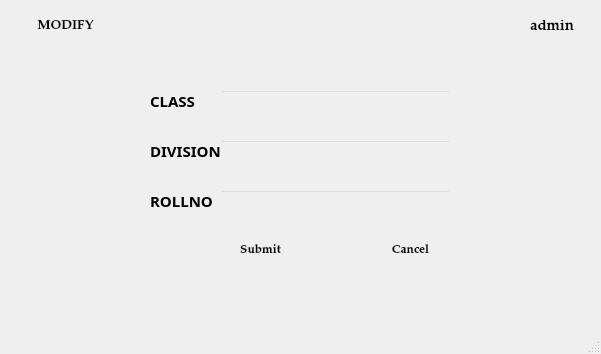
<?xml version="1.0" encoding="UTF-8"?>
<ui version="4.0">
 <class>modify_3</class>
 <widget class="QMainWindow" name="modify_3">
  <property name="geometry">
   <rect>
    <x>0</x>
    <y>0</y>
    <width>601</width>
    <height>354</height>
   </rect>
  </property>
  <property name="windowTitle">
   <string>MainWindow</string>
  </property>
  <widget class="QWidget" name="centralwidget">
   <widget class="QLabel" name="invalid">
    <property name="geometry">
     <rect>
      <x>150</x>
      <y>350</y>
      <width>251</width>
      <height>31</height>
     </rect>
    </property>
    <property name="font">
     <font>
      <family>MS Sans Serif</family>
     </font>
    </property>
    <property name="styleSheet">
     <string notr="true">color: rgb(255, 3, 3);</string>
    </property>
    <property name="text">
     <string/>
    </property>
   </widget>
   <widget class="QLabel" name="label">
    <property name="enabled">
     <bool>true</bool>
    </property>
    <property name="geometry">
     <rect>
      <x>0</x>
      <y>-20</y>
      <width>751</width>
      <height>541</height>
     </rect>
    </property>
    <property name="frameShadow">
     <enum>QFrame::Plain</enum>
    </property>
    <property name="text">
     <string/>
    </property>
    <property name="pixmap">
     <pixmap resource="pic.qrc">:/newPrefix/ttt.jpg</pixmap>
    </property>
   </widget>
   <widget class="QPushButton" name="add">
    <property name="geometry">
     <rect>
      <x>10</x>
      <y>10</y>
      <width>111</width>
      <height>31</height>
     </rect>
    </property>
    <property name="font">
     <font>
      <family>Palatino Linotype</family>
      <pointsize>10</pointsize>
      <weight>75</weight>
      <bold>true</bold>
     </font>
    </property>
    <property name="acceptDrops">
     <bool>false</bool>
    </property>
    <property name="styleSheet">
     <string notr="true">background-color: rgb(255, 255, 255);</string>
    </property>
    <property name="text">
     <string>MODIFY</string>
    </property>
    <property name="checkable">
     <bool>false</bool>
    </property>
    <property name="default">
     <bool>true</bool>
    </property>
    <property name="flat">
     <bool>true</bool>
    </property>
   </widget>
   <widget class="QLabel" name="label_2">
    <property name="geometry">
     <rect>
      <x>500</x>
      <y>10</y>
      <width>31</width>
      <height>31</height>
     </rect>
    </property>
    <property name="text">
     <string/>
    </property>
    <property name="pixmap">
     <pixmap resource="pic.qrc">:/newPrefix/icon.png</pixmap>
    </property>
   </widget>
   <widget class="QLabel" name="label_3">
    <property name="geometry">
     <rect>
      <x>530</x>
      <y>20</y>
      <width>47</width>
      <height>13</height>
     </rect>
    </property>
    <property name="font">
     <font>
      <family>Palatino Linotype</family>
      <pointsize>11</pointsize>
      <weight>75</weight>
      <bold>true</bold>
     </font>
    </property>
    <property name="text">
     <string>admin</string>
    </property>
   </widget>
   <widget class="QLabel" name="label_12">
    <property name="geometry">
     <rect>
      <x>150</x>
      <y>140</y>
      <width>81</width>
      <height>21</height>
     </rect>
    </property>
    <property name="font">
     <font>
      <family>Myriad Pro Light</family>
      <pointsize>11</pointsize>
      <weight>75</weight>
      <bold>true</bold>
     </font>
    </property>
    <property name="text">
     <string>DIVISION </string>
    </property>
   </widget>
   <widget class="QLabel" name="label_13">
    <property name="geometry">
     <rect>
      <x>150</x>
      <y>90</y>
      <width>81</width>
      <height>21</height>
     </rect>
    </property>
    <property name="font">
     <font>
      <family>Myriad Pro Light</family>
      <pointsize>11</pointsize>
      <weight>75</weight>
      <bold>true</bold>
     </font>
    </property>
    <property name="text">
     <string>CLASS       </string>
    </property>
   </widget>
   <widget class="QLabel" name="label_14">
    <property name="geometry">
     <rect>
      <x>150</x>
      <y>190</y>
      <width>81</width>
      <height>21</height>
     </rect>
    </property>
    <property name="font">
     <font>
      <family>Myriad Pro Light</family>
      <pointsize>11</pointsize>
      <weight>75</weight>
      <bold>true</bold>
     </font>
    </property>
    <property name="text">
     <string>ROLLNO  </string>
    </property>
   </widget>
   <widget class="QLineEdit" name="division">
    <property name="geometry">
     <rect>
      <x>220</x>
      <y>140</y>
      <width>231</width>
      <height>21</height>
     </rect>
    </property>
    <property name="styleSheet">
     <string notr="true">background:transparent</string>
    </property>
   </widget>
   <widget class="QLineEdit" name="class_2">
    <property name="geometry">
     <rect>
      <x>220</x>
      <y>90</y>
      <width>231</width>
      <height>21</height>
     </rect>
    </property>
    <property name="styleSheet">
     <string notr="true">background:transparent</string>
    </property>
   </widget>
   <widget class="QLineEdit" name="roll">
    <property name="geometry">
     <rect>
      <x>220</x>
      <y>190</y>
      <width>231</width>
      <height>21</height>
     </rect>
    </property>
    <property name="styleSheet">
     <string notr="true">background:transparent</string>
    </property>
   </widget>
   <widget class="QLabel" name="invalid_2">
    <property name="geometry">
     <rect>
      <x>240</x>
      <y>280</y>
      <width>151</width>
      <height>16</height>
     </rect>
    </property>
    <property name="font">
     <font>
      <family>MS Sans Serif</family>
      <pointsize>10</pointsize>
      <weight>75</weight>
      <bold>true</bold>
     </font>
    </property>
    <property name="styleSheet">
     <string notr="true">color:rgb(238, 0, 0)</string>
    </property>
    <property name="text">
     <string/>
    </property>
   </widget>
   <widget class="QPushButton" name="cancel">
    <property name="geometry">
     <rect>
      <x>370</x>
      <y>240</y>
      <width>81</width>
      <height>21</height>
     </rect>
    </property>
    <property name="font">
     <font>
      <family>Palatino Linotype</family>
      <pointsize>9</pointsize>
      <weight>75</weight>
      <bold>true</bold>
     </font>
    </property>
    <property name="acceptDrops">
     <bool>false</bool>
    </property>
    <property name="styleSheet">
     <string notr="true">background-color: rgb(255, 255, 255);</string>
    </property>
    <property name="text">
     <string>Cancel</string>
    </property>
    <property name="checkable">
     <bool>false</bool>
    </property>
    <property name="default">
     <bool>true</bool>
    </property>
    <property name="flat">
     <bool>true</bool>
    </property>
   </widget>
   <widget class="QPushButton" name="submit">
    <property name="geometry">
     <rect>
      <x>220</x>
      <y>240</y>
      <width>81</width>
      <height>21</height>
     </rect>
    </property>
    <property name="font">
     <font>
      <family>Palatino Linotype</family>
      <pointsize>9</pointsize>
      <weight>75</weight>
      <bold>true</bold>
     </font>
    </property>
    <property name="acceptDrops">
     <bool>false</bool>
    </property>
    <property name="styleSheet">
     <string notr="true">background-color: rgb(255, 255, 255);</string>
    </property>
    <property name="text">
     <string>Submit</string>
    </property>
    <property name="checkable">
     <bool>false</bool>
    </property>
    <property name="default">
     <bool>true</bool>
    </property>
    <property name="flat">
     <bool>true</bool>
    </property>
   </widget>
   <widget class="QLabel" name="invalid_3">
    <property name="geometry">
     <rect>
      <x>220</x>
      <y>210</y>
      <width>231</width>
      <height>31</height>
     </rect>
    </property>
    <property name="font">
     <font>
      <family>MS Shell Dlg 2</family>
      <pointsize>10</pointsize>
      <weight>50</weight>
      <bold>false</bold>
     </font>
    </property>
    <property name="styleSheet">
     <string notr="true">color:rgb(238, 0, 0)
</string>
    </property>
    <property name="text">
     <string/>
    </property>
    <property name="alignment">
     <set>Qt::AlignLeading|Qt::AlignLeft|Qt::AlignTop</set>
    </property>
   </widget>
  </widget>
  <widget class="QMenuBar" name="menubar">
   <property name="geometry">
    <rect>
     <x>0</x>
     <y>0</y>
     <width>601</width>
     <height>21</height>
    </rect>
   </property>
  </widget>
  <widget class="QStatusBar" name="statusbar"/>
 </widget>
 <tabstops>
  <tabstop>class_2</tabstop>
  <tabstop>division</tabstop>
  <tabstop>roll</tabstop>
  <tabstop>submit</tabstop>
  <tabstop>cancel</tabstop>
  <tabstop>add</tabstop>
 </tabstops>
 <resources>
  <include location="pic.qrc"/>
 </resources>
 <connections/>
</ui>
